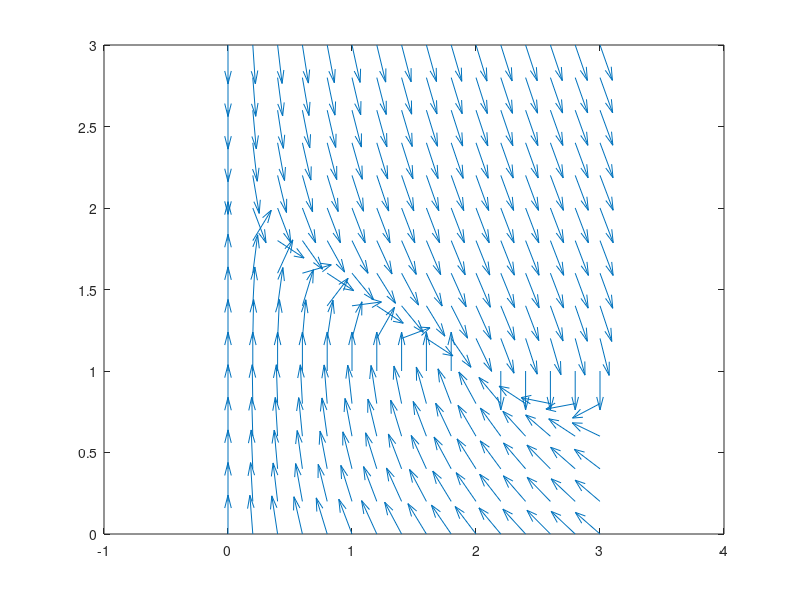

MATLAB code to generate this figure: (Note: this script raises an error after producing the figure.)
x = 0:0.2:3;
y = 0:0.2:3;

for i = 1:length(x)
    for j = 1:length(y)
        u(i,j) = 2*y(j)/(1+y(j))*x(i)-x(i);
        v(i,j) = -y(j)/(1+y(j))*x(i)-y(j)+2;
        
        % scale arrows to same length
        c = sqrt(u(i,j)^2 + v(i,j)^2); 
        u(i,j) = .5*u(i,j)/c;
        v(i,j) = .5*v(i,j)/c;
    end
end

u = u';
v = v';


quiver(x, y, u, v)
hold on

[t, Z] = ode45(@func, [0,15], [0.5,0.5]);
% plot(t, Z(:,1)) % N & C: Z(:,1), Z(:,2) | t & N: t, Z(:,1)
plot(Z(:,1), Z(:,2))
hold off
title("Bacteria Density vs Nutrient Concentration")

function h = func(t, Y)
    x = Y(1);
    y = Y(2);
    a1 = 2;
    a2 = 2;
    h(1) = a1 *(y/(1+y))* x - x;
    h(2) = -1 *(y/(1+y))* x - y + a2;
    h = h';
end

